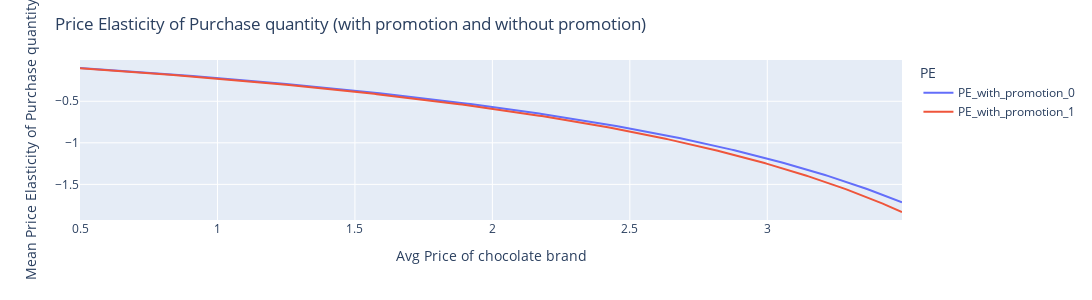

Here is the notebook cell this chart was saved with:
### Markdown cell above
* from below elasticity curve of purchase quanity with change in price it is observed that purchase quantity is inelastic with increase in price up to point 2.7 and 2.77 . So it means that up to price point if we are increasing or decreasing the price then purchase quantity wont be affacted significantly.
* by observing the price elasticity curve with promotion and without promotion it is noticed that these curve are very similar.
* but with promotion it is expected that price elasticty will be less than price elasticity without promotion at each price point but it is higher with promotion.
* The reason behind this is lack of promotion data.

### Code cell
PE_0_1_promotion=df_price_elasticity_price_promotion.melt(id_vars=['price'],var_name='PE',value_name='PEValue',value_vars=['PE_with_promotion_0','PE_with_promotion_1'])
# PE_0_1_promotion
fig=px.line(PE_0_1_promotion,x="price",y='PEValue',color='PE')
fig.update_layout(width=1100,height=300,title='Price Elasticity of Purchase quantity (with promotion and without promotion)',
                  xaxis=dict(title='Avg Price of chocolate brand'),
                  yaxis=dict(title='Mean Price Elasticity of Purchase quantity'))
fig.show()

### Figure 1 — Plotly figure (JSON) as saved in the notebook; plotly's stock layout.template omitted (floating-point values rounded to 4 significant figures; data arrays with more than 128 entries replaced by an {"elided": "..."} marker saying what was removed)
{"data": [{"hovertemplate": "PE=PE_with_promotion_0<br>price=%{x}<br>PEValue=%{y}<extra></extra>", "legendgroup": "PE_with_promotion_0", "line": {"color": "#636efa", "dash": "solid"}, "marker": {"symbol": "circle"}, "mode": "lines", "name": "PE_with_promotion_0", "orientation": "v", "showlegend": true, "type": "scatter", "x": {"elided": "300 float values"}, "xaxis": "x", "y": {"elided": "300 float values"}, "yaxis": "y"}, {"hovertemplate": "PE=PE_with_promotion_1<br>price=%{x}<br>PEValue=%{y}<extra></extra>", "legendgroup": "PE_with_promotion_1", "line": {"color": "#EF553B", "dash": "solid"}, "marker": {"symbol": "circle"}, "mode": "lines", "name": "PE_with_promotion_1", "orientation": "v", "showlegend": true, "type": "scatter", "x": {"elided": "300 float values"}, "xaxis": "x", "y": {"elided": "300 float values"}, "yaxis": "y"}], "layout": {"height": 300, "legend": {"title": {"text": "PE"}, "tracegroupgap": 0}, "margin": {"t": 60}, "title": {"text": "Price Elasticity of Purchase quantity (with promotion and without promotion)"}, "width": 1100, "xaxis": {"anchor": "y", "autorange": true, "domain": [0, 1], "range": [0.5, 3.49], "title": {"text": "Avg Price of chocolate brand"}, "type": "linear"}, "yaxis": {"anchor": "x", "autorange": true, "domain": [0, 1], "range": [-1.929, -0.003264], "title": {"text": "Mean Price Elasticity of Purchase quantity"}, "type": "linear"}}}
